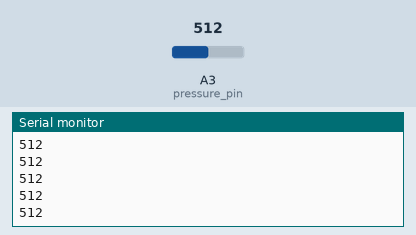
Recording of a sketch running on a simulated Arduino Uno, built with avr-gcc and run on an emulated ATmega328P. Parts: the last lines printed to the serial monitor. Inputs (shaded band) come from the test bench; at power-on: A3 (pressure_pin) = 512.

Above: at 1.2 s.
1.3 s: A3 (pressure_pin) set to 716
At 1.9 s:
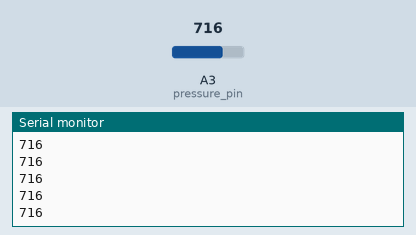
2.8 s: A3 (pressure_pin) set to 900
At 3.3 s:
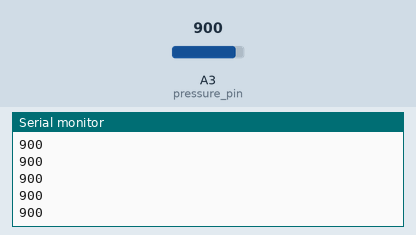
Timing chart, 0 to 5.8 s (numbered marks = the images above; inputs shaded):
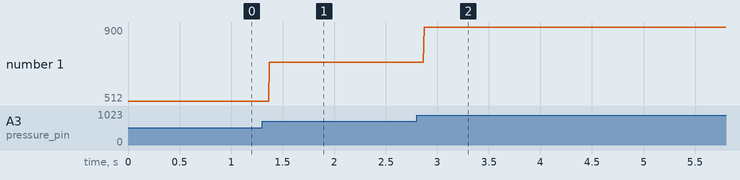

The sketch:

02_Pressure_Button.ino
```cpp
// Pin for button
const int pressure_pin = A3;

void setup() {
	Serial.begin(9600);

	// Set pressure pin
	pinMode(pressure_pin,INPUT_PULLUP);
}

void loop() {
	// Read and loop sensor value
	int sensor_value = analogRead(pressure_pin);
	Serial.println(sensor_value);
}
```

Measured:
- after the input at 1.3 s, the serial monitor: prints a new line after 0.07 s (image 1)
- after the input at 2.8 s, the serial monitor: prints a new line after 0.07 s (image 2)
- plotted number 1: 512 → 716 after the input at 1.3 s, 716 → 900 after the input at 2.8 s
